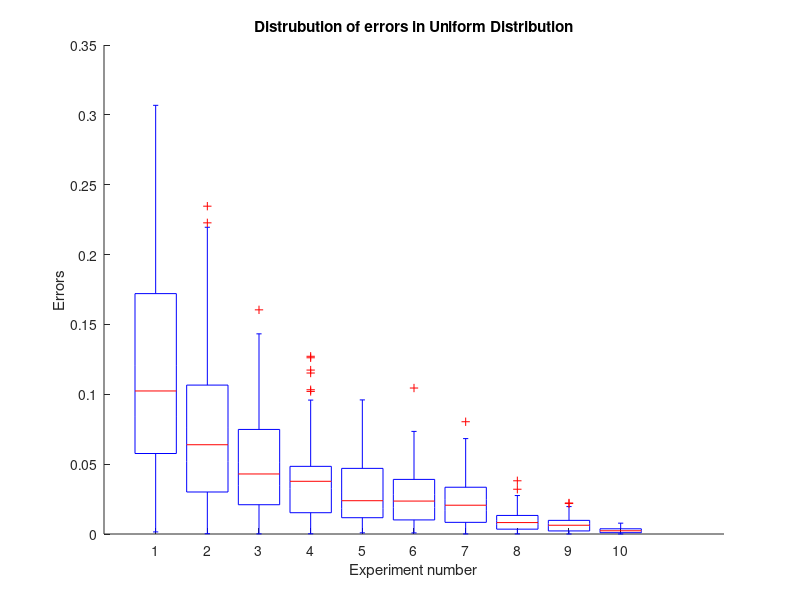

This figure's MATLAB source:
function WHISKERPLOT
rng(0);
for i=1:100
    sum=0;
    for j=1:5
        sum=rand(1,1)+sum;
    end
  aerror(i)=(sum/5)-0.5;
end

for i=1:100
    sum=0;
    for j=1:10
        sum=rand(1,1)+sum;
    end
  berror(i)=(sum/10)-0.5;
end

for i=1:100
    sum=0;
    for j=1:20
        sum=rand(1,1)+sum;
    end
  cerror(i)=(sum/20)-0.5;
end

for i=1:100
    sum=0;
    for j=1:40
        sum=rand(1,1)+sum;
    end
  derror(i)=(sum/40)-0.5;
end

for i=1:100
    sum=0;
    for j=1:60
        sum=rand(1,1)+sum;
    end
  eerror(i)=(sum/60)-0.5;
end

for i=1:100
    sum=0;
    for j=1:80
        sum=rand(1,1)+sum;
    end
  ferror(i)=(sum/80)-0.5;
end

for i=1:100
    sum=0;
    for j=1:100
        sum=rand(1,1)+sum;
    end
  gerror(i)=(sum/100)-0.5;
end

for i=1:100
    sum=0;
    for j=1:500
        sum=rand(1,1)+sum;
    end
  herror(i)=(sum/500)-0.5;
end
for i=1:100
    sum=0;
    for j=1:1000
        sum=rand(1,1)+sum;
    end
  ierror(i)=(sum/1000)-0.5;
end
for i=1:100
    sum=0;
    for j=1:10000
        sum=rand(1,1)+sum;
    end
  jerror(i)=(sum/10000)-0.5;
end
error=[aerror.',berror.',cerror.',derror.',eerror.',ferror.',gerror.',herror.',ierror.',jerror.'];
hold on
xlabel("Experiment number");
ylabel("Errors");
title("Distrubution of errors in Uniform Distribution");
boxplot(abs(error));
hold off